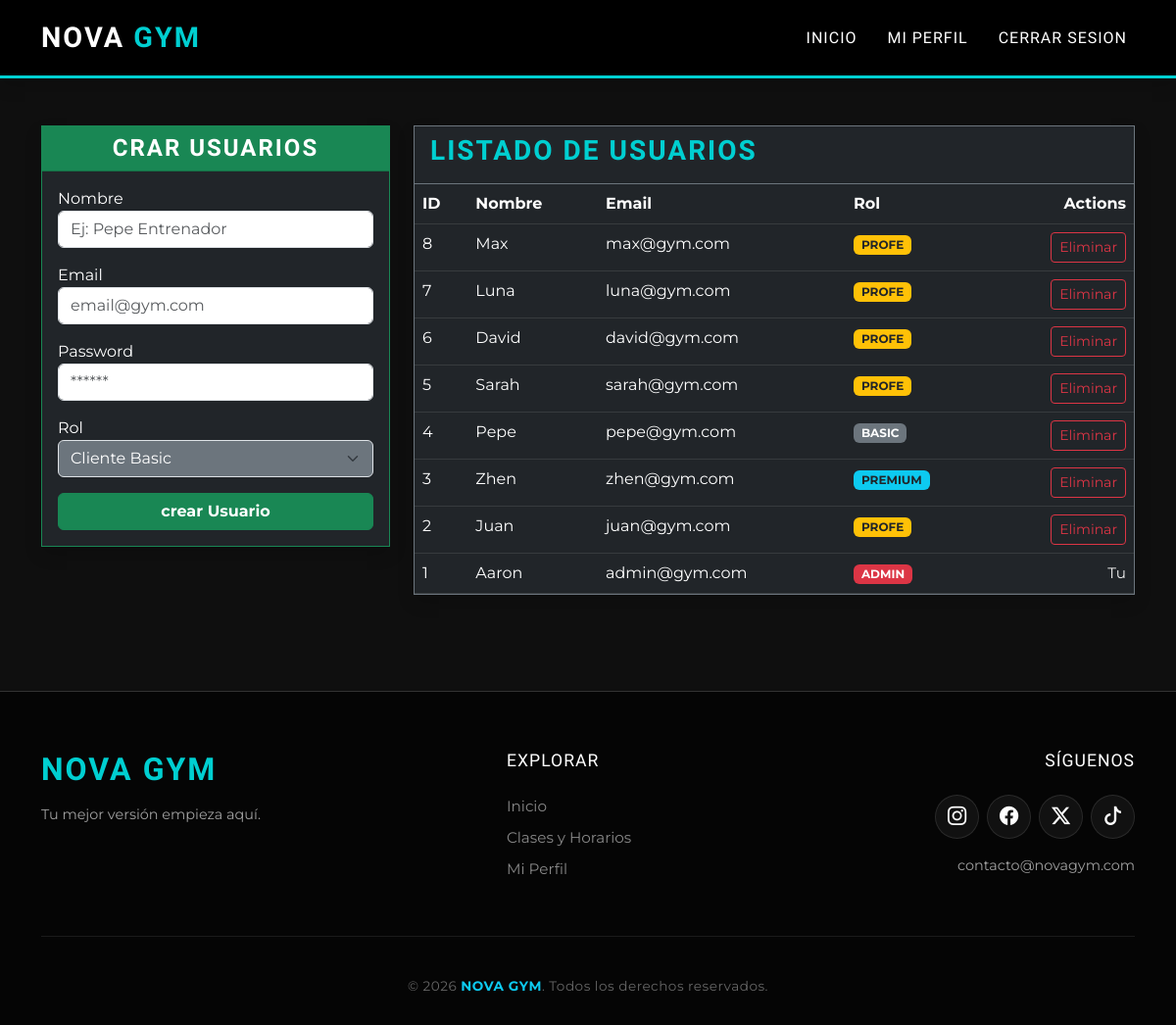
The app's page /pages/adminUsuarios.php (signed in) with its own data.
### tables this page shows
CREATE TABLE usuarios (
    id INTEGER PRIMARY KEY AUTOINCREMENT,
    nombre TEXT NOT NULL,
    email TEXT NOT NULL UNIQUE,
    password TEXT NOT NULL,
    rol TEXT NOT NULL DEFAULT 'basic' 
);

### pages/adminUsuarios.php (the view, shortened to what this page needs)
<?php
include '../includes/db_conexion.php';
include '../includes/header.php';
?>
<div class="container mt-5 mb-5">
    <div class="row">
        <div class="col-md-4 mb-4">
            <div class="card bg-dark text-white shadow border-success" style="border-radius: 0;">
                <div class="card-header bg-success text-white text-center" style="border-radius: 0;">
                    <h4 style="font-family: 'Oswald', sans-serif; margin:0;">Crar usuarios </h4>
                </div>
                <div class="card-body">
                    <form method="POST" action="adminUsuarios.php">
                        <div class="mb-3">
                            <label>Nombre </label>
                            <input type="text" name="nombre" class="form-control" required placeholder="Ej: Pepe Entrenador">
                        </div>
                        <div class="mb-3">
                            <label>Email</label>
                            <input type="email" name="email" class="form-control" required placeholder="email@gym.com">
                        </div>
                        <div class="mb-3">
                            <label>Password</label>
                            <input type="password" name="password" class="form-control" required placeholder="******">
                        </div>
                        <div class="mb-3">
                            <label>Rol</label>
                            <select name="rol" class="form-select bg-secondary text-white">
                                <option value="basic">Cliente Basic</option>
                            </select>
                        </div>
                        <button type="submit" class="btn btn-success w-100 fw-bold">crear Usuario</button>
                    </form>
                </div>
            </div>
        </div>
        <div class="col-md-8">
            <div class="card bg-dark text-white shadow border-secondary" style="border-radius: 0;">
                <div class="card-header border-secondary">
                    <h3 style="font-family: 'Oswald', sans-serif; color: #00cfd1;">LISTADO DE USUARIOS</h3>
                </div>
                <div class="table-responsive">
                    <table class="table table-dark table-hover mb-0">
                        <thead>
                            <tr class="text-info">
                                <th>ID</th>
                                <th>Nombre</th>
                                <th>Email</th>
                                <th>Rol</th>
                                <th class="text-end">Actions</th>
                            </tr>
                        </thead>
                        <tbody>
                            <?php
                            $res = $db->query("SELECT * FROM usuarios ORDER BY id DESC");
                            while ($row = $res->fetchArray(SQLITE3_ASSOC)):
                            ?>
                                <tr>
                                    <td><?php echo $row['id']; ?></td>
                                    <td><?php echo htmlspecialchars($row['nombre']); ?></td>
                                    <td><?php echo htmlspecialchars($row['email']); ?></td>
                                    <td>
                                        <?php
                                        $color = 'secondary';
                                        if ($row['rol'] == 'admin') $color = 'danger';
                                        if ($row['rol'] == 'profe') $color = 'warning text-dark';
                                        if ($row['rol'] == 'premium') $color = 'info text-dark';
                                        ?>
                                        <span class="badge bg-<?php echo $color; ?>"><?php echo strtoupper($row['rol']); ?></span>
                                    </td>
                                    <td class="text-end">
                                        <?php if ($row['id'] != $_SESSION['id']): ?>
                                            <a href="adminUsuarios.php?borrar=<?php echo $row['id']; ?>"
                                                class="btn btn-sm btn-outline-danger"
                                                onclick="return confirm('Seguro que quieres eliminar a este usuario?');">
                                                Eliminar
                                            </a>
                                        <?php else: ?>
                                            <span class="text-muted small">Tu</span>
                                        <?php endif; ?>
                                    </td>
                                </tr>
                            <?php endwhile; ?>
                        </tbody>
                    </table>
                </div>
            </div>
        </div>
    </div>
</div>
<?php include '../includes/footer.php'; ?>

### includes/header.php (shortened to what this page needs)
<?php
$ruta_base = file_exists('styles/style.css') ? "" : "../";
?>
<!DOCTYPE html>
<html lang="es">
<head>
    <link href="https://cdn.jsdelivr.net/npm/bootstrap@5.3.0/dist/css/bootstrap.min.css" rel="stylesheet">
    <link rel="stylesheet" href="<?php echo $ruta_base; ?>styles/style.css">
</head>
<body>
    <nav class="navbar navbar-expand-lg navbar-dark shadow">
        <div class="container">
            <a class="navbar-brand" href="<?php echo $ruta_base; ?>index.php">
                NOVA <span>GYM</span>
            </a>
            <div class="collapse navbar-collapse" id="navbarNav">
                <ul class="navbar-nav ms-auto">
                    <li class="nav-item">
                        <a class="nav-link" href="<?php echo $ruta_base; ?>index.php">Inicio</a>
                    </li>
                    <?php if (isset($_SESSION['rol'])): ?>
                        <li class="nav-item">
                            <a class="nav-link" href="<?php echo $ruta_base; ?>pages/perfil.php">Mi Perfil</a>
                        </li>
                        <li class="nav-item">
                            <a class="nav-link text-info" href="<?php echo $ruta_base; ?>sessions/logout.php">Cerrar Sesion</a>
                        </li>
                    <?php endif; ?>
                </ul>
            </div>
        </div>
    </nav>

### includes/footer.php (shortened to what this page needs)
<link rel="stylesheet" href="https://cdn.jsdelivr.net/npm/bootstrap-icons@1.11.3/font/bootstrap-icons.min.css">
<footer class="footer-premium">
    <div class="container">
        <div class="row g-4 justify-content-between">
            <div class="col-lg-4 col-md-6 text-center text-md-start">
                <h3 class="footer-brand">NOVA GYM</h3>
                <p class="footer-text mt-3" style="max-width: 350px; margin: 0 auto 0 0;">
                    Tu mejor versión empieza aquí.
                </p>
            </div>
            <div class="col-lg-3 col-md-6 text-center text-md-start">
                <h5 class="footer-heading mb-4">Explorar</h5>
                <ul class="list-unstyled">
                    <li class="mb-2"><a href="../index.php" class="footer-link">Inicio</a></li>
                    <li class="mb-2"><a href="../pages/verClases.php" class="footer-link">Clases y Horarios</a></li>
                    <?php if (isset($_SESSION['rol'])): ?>
                        <li class="mb-2"><a href="../pages/perfil.php" class="footer-link">Mi Perfil</a></li>
                    <?php else: ?>
                        <li class="mb-2"><a href="../sessions/registro.php" class="footer-link">Únete al Club</a></li>
                    <?php endif; ?>
                </ul>
            </div>
            <div class="col-lg-3 col-md-12 text-center text-md-end">
                <h5 class="footer-heading mb-4">Síguenos</h5>
                <div class="d-flex justify-content-center justify-content-md-end mb-3 gap-2">
                    <a href="#" class="social-icon-btn"><i class="bi bi-instagram"></i></a>
                    <a href="#" class="social-icon-btn"><i class="bi bi-facebook"></i></a>
                    <a href="#" class="social-icon-btn"><i class="bi bi-twitter-x"></i></a>
                    <a href="#" class="social-icon-btn"><i class="bi bi-tiktok"></i></a>
                </div>
                <p class="footer-text small">contacto@novagym.com</p>
            </div>
        </div>
        <hr class="footer-divider">
        <div class="row align-items-center">
            <div class="col-md-12 text-center">
                <p class="footer-copyright mb-0">
                    &copy; 2026 <strong class="text-info">NOVA GYM</strong>. Todos los derechos reservados.
                </p>
            </div>
        </div>
    </div>
</footer>
</body>
</html>

### styles/style.css (style rules this page uses)
html, body { height: 100%; }
body { font-family: "Montserrat", sans-serif; background-color: #0f0f0f; color: #ffffff; margin: 0; padding: 0; display: flex; flex-direction: column; overflow-x: hidden; }
main, .main-content, .container.mt-5 { flex: 1 0 auto; }
h1, h2, h3, h4, .navbar-brand { font-family: "Oswald", sans-serif; text-transform: uppercase; font-weight: 700; letter-spacing: 2px; }
.navbar { background: #000000 !important; border-bottom: 3px solid #00cfd1; padding: 12px 0; flex-shrink: 0; }
.navbar-brand { font-size: 1.8rem; color: #ffffff !important; }
.navbar-brand span { color: #00cfd1; }
.nav-link { color: #ffffff !important; font-family: "Oswald", sans-serif; font-size: 1rem; text-transform: uppercase; letter-spacing: 1px; margin-left: 15px; transition: 0.3s ease; }
.card { background-color: #1a1a1a; border-radius: 0; border: 1px solid #333; color: #fff; transition: all 0.3s ease; }
.card p, .text-muted { color: #eeeeee !important; font-size: 0.95rem; }
footer, .footer-premium { background-color: #050505 !important; border-top: 1px solid #333; color: #ffffff; flex-shrink: 0; padding-top: 60px; padding-bottom: 30px; margin-top: 50px; }
.footer-brand { font-family: "Oswald", sans-serif; color: #00cfd1; font-size: 2rem; letter-spacing: 2px; margin-bottom: 1rem; }
.footer-heading { font-family: "Oswald", sans-serif; color: #fff; letter-spacing: 1px; font-size: 1.1rem; text-transform: uppercase; }
.footer-text { color: #a0a0a0; line-height: 1.6; font-size: 0.9rem; }
.footer-link { color: #888 !important; text-decoration: none; transition: all 0.3s ease; display: inline-block; font-size: 0.95rem; }
.social-icon-btn { width: 45px; height: 45px; display: inline-flex; align-items: center; justify-content: center; border-radius: 50%; background-color: rgba(255, 255, 255, 0.05); border: 1px solid rgba(255, 255, 255, 0.1); color: #fff !important; text-decoration: none; transition: all 0.3s cubic-bezier(0.175, 0.885, 0.32, 1.275); font-size: 1.2rem; }
.footer-divider { border-color: #333; opacity: 0.5; margin: 40px 0; }
.footer-copyright { color: #666; font-size: 0.85rem; letter-spacing: 0.5px; }

### records on screen
usuarios: id "8", nombre "Max", email "max@gym.com", rol "PROFE"
usuarios: id "7", nombre "Luna", email "luna@gym.com", rol "PROFE"
usuarios: id "6", nombre "David", email "david@gym.com", rol "PROFE"
usuarios: id "5", nombre "Sarah", email "sarah@gym.com", rol "PROFE"
usuarios: id "4", nombre "Pepe", email "pepe@gym.com", rol "BASIC"
usuarios: id "3", nombre "Zhen", email "zhen@gym.com", rol "PREMIUM"
usuarios: id "2", nombre "Juan", email "juan@gym.com", rol "PROFE"
usuarios: id "1", nombre "Aaron", email "admin@gym.com", rol "ADMIN", shows "Tu"
